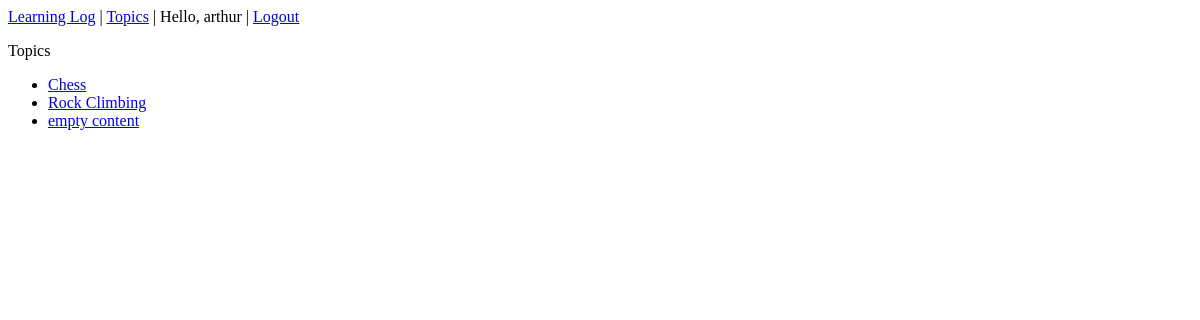
The page /topics/ (signed in) on the database as committed earlier.
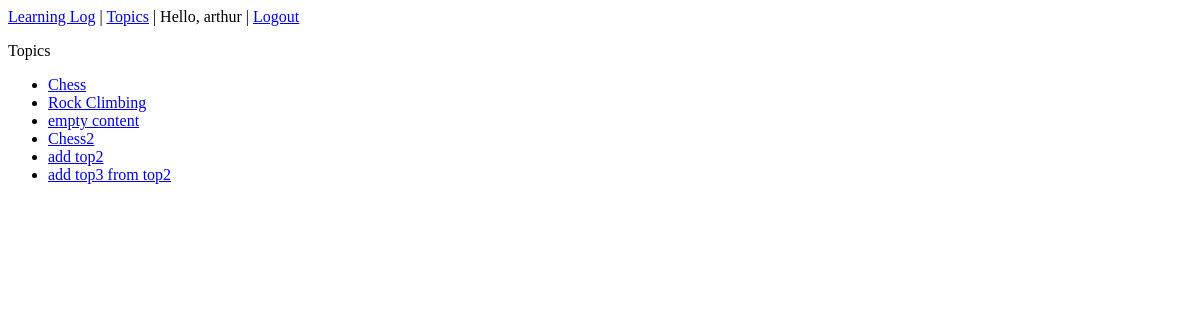
The same page on the database as committed later.
### learning_logs/models.py (models this page shows)
class Topic(models.Model):
    text = models.CharField(max_length = 200)
    date_added = models.DateTimeField(auto_now_add = True)
    owner = models.ForeignKey(User, on_delete=models.CASCADE)
    def __str__(self):
        return self.text

### learning_logs/views.py (the view)
# urls.py: re_path(r"^topics/$", views.topics, name='topics'),
@login_required
def topics(request):
    topics = Topic.objects.filter(owner=request.user).order_by('date_added')
    contex = {'topics':topics}
    return render(request, 'learning_logs/topics.html', contex)

### learning_logs/templates/learning_logs/topics.html
{% extends "learning_logs/base.html" %}
{% block content %}
  <p>Topics</p>
  <ul>
    {% for topic in topics %}
      <li>
        <a href="{% url 'learning_logs:topic' topic.id %}">{{ topic }}</a>
      </li>
    {% empty %}
      <li>No topics have been added yet.</li>
    {% endfor%}
  </ul>
{% endblock content %}

Rows that differ between the two databases and show on the page:
added Topic: text "Chess2"
added Topic: text "add top2"
added Topic: text "add top3 from top2"
